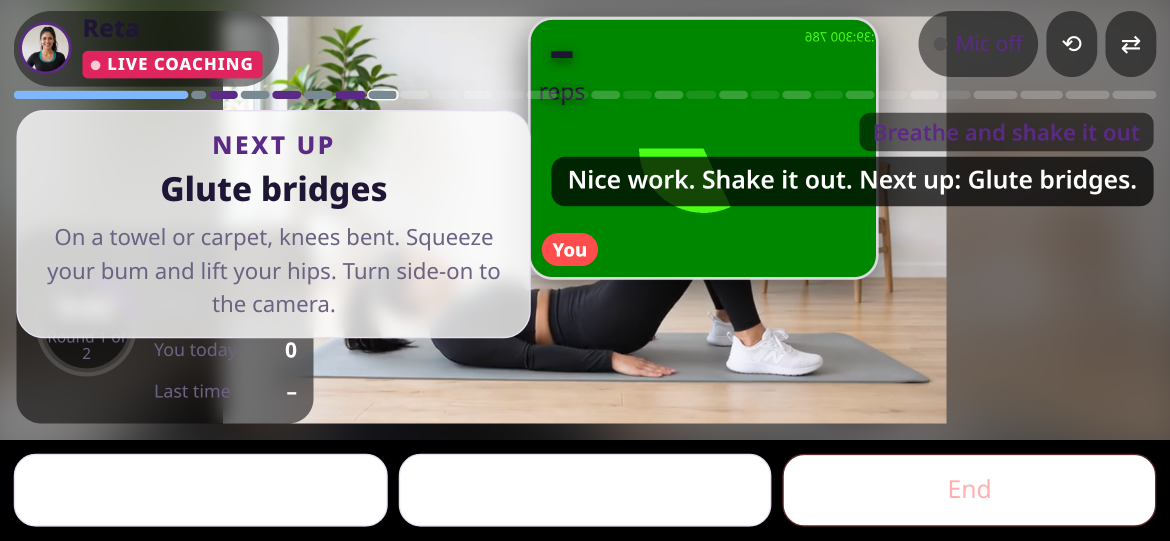
#> input picture c-landscape-dragged.png, 2340 x 1081 px, given as the content of the folder /tmp/grid, which was not available (shown at 1/2 size)
$ python grid.py out.png
#> lines starting #> are read from the running program, lines starting #| are printed output that depends on the picture; pictures that were not available may be replaced by others from this repository, and a replacement may not be noted
import glob, os, sys
from PIL import Image, ImageDraw
fs = sorted(glob.glob('/tmp/grid/*.png')); S = .36; pad = 14; W = 2600
ims = [(os.path.basename(f)[3:-4].replace('_', ' ') + '%', Image.open(f).convert('RGB')) for f in fs]
ims = [(l, i.resize((int(i.width * S), int(i.height * S)), Image.LANCZOS)) for l, i in ims]
#> ims = 1 item
x = y = pad; rh = 0; pos = []
for l, i in ims:
    if x + i.width > W: x = pad; y += rh + 30; rh = 0
    pos.append((x, y)); x += i.width + pad; rh = max(rh, i.height)
#> this loop made 1 pass
#> (l, x, rh) on pass 1: ('andscape-dragged%', 870, 389)
#> after the loop, pos = [(14, 14)]; rh = 389; x = 870; y = 14
G = Image.new('RGB', (W, y + rh + 34), (236, 230, 244)); d = ImageDraw.Draw(G)
#> after `G = Image.new('RGB', (W, y + rh + 34), (236, 230, 244))`:
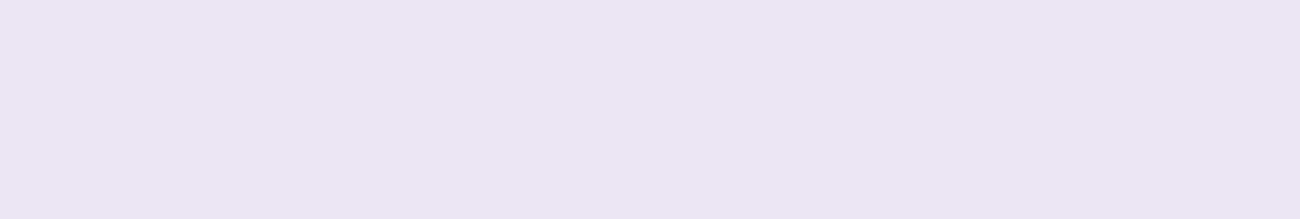
#> G: PIL image 2600x437 RGB (shown at 1/2 size); mean R, G, B 236, 230, 244
for (l, i), (x, y) in zip(ims, pos): G.paste(i, (x, y)); d.text((x, y + i.height + 4), l, fill=(58, 26, 90))
#> this loop made 1 pass
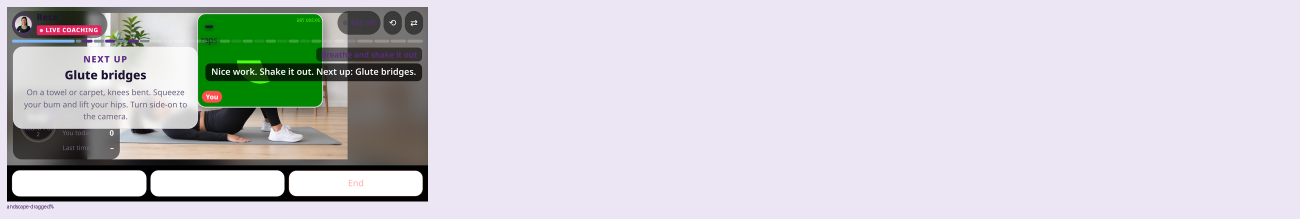
#> G: PIL image 2600x437 RGB (shown at 1/2 size); mean R, G, B 206.3, 205.1, 210.1
G.save(sys.argv[1] if len(sys.argv) > 1 else '/workspace/shots/glp1life/device-grid.png'); print(len(ims), 'tiles')
#| 1 tiles

$ run again, on c-landscape-showme.png
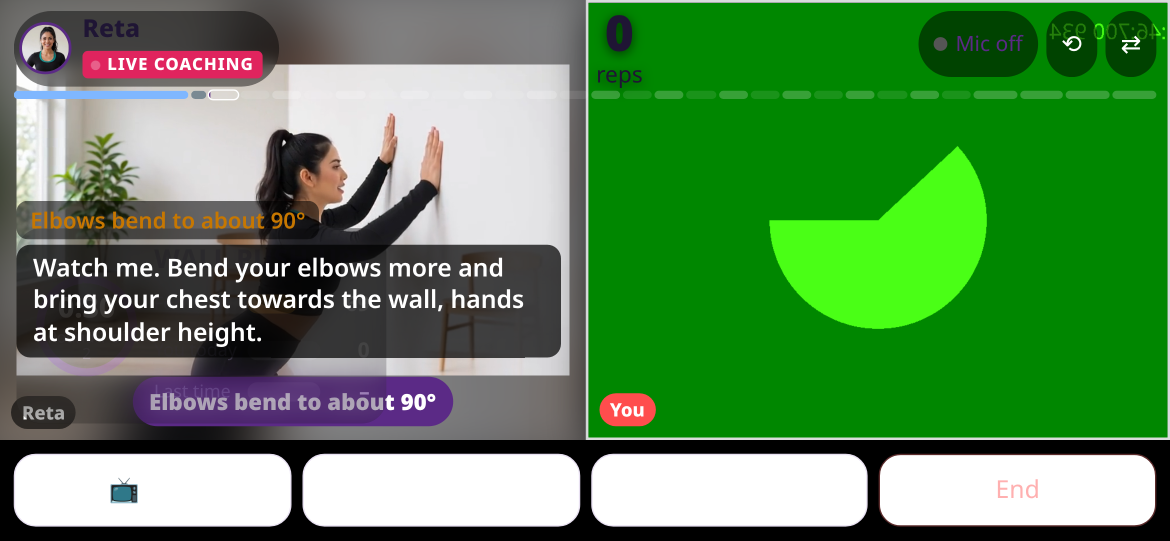
#> input picture c-landscape-showme.png, 2340 x 1081 px, given as the content of the folder /tmp/grid, which was not available (shown at 1/2 size)
#> ims = 1 item
#> the loop `for l, i in ims:` made 1 pass
#> (l, x, rh) on pass 1: ('andscape-showme%', 870, 389)
#> after the loop `for l, i in ims:`: pos = [(14, 14)]; rh = 389; x = 870; y = 14
#> the loop `for (l, i), (x, y) in zip(ims, pos): G.paste(i, (x, y)); d.text((x, y ..` made 1 pass
#> after the loop `for (l, i), (x, y) in zip(ims, pos): G.paste(i, (x, y)); d.text((x, y ..`:
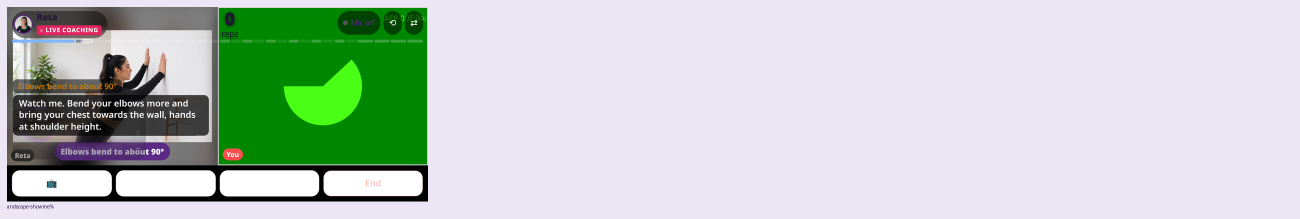
#> G: PIL image 2600x437 RGB (shown at 1/2 size); mean R, G, B 193.6, 203.6, 198.1
#| 1 tiles

$ run again, on c-landscape.png
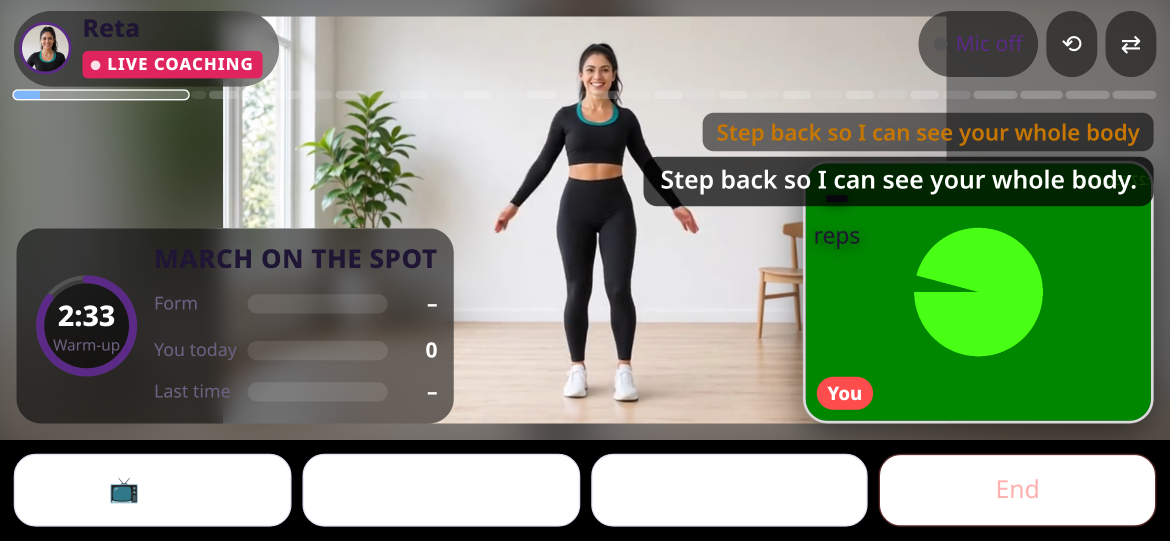
#> input picture c-landscape.png, 2340 x 1081 px, given as the content of the folder /tmp/grid, which was not available (shown at 1/2 size)
#> ims = 1 item
#> the loop `for l, i in ims:` made 1 pass
#> (l, x, rh) on pass 1: ('andscape%', 870, 389)
#> after the loop `for l, i in ims:`: pos = [(14, 14)]; rh = 389; x = 870; y = 14
#> the loop `for (l, i), (x, y) in zip(ims, pos): G.paste(i, (x, y)); d.text((x, y ..` made 1 pass
#> after the loop `for (l, i), (x, y) in zip(ims, pos): G.paste(i, (x, y)); d.text((x, y ..`:
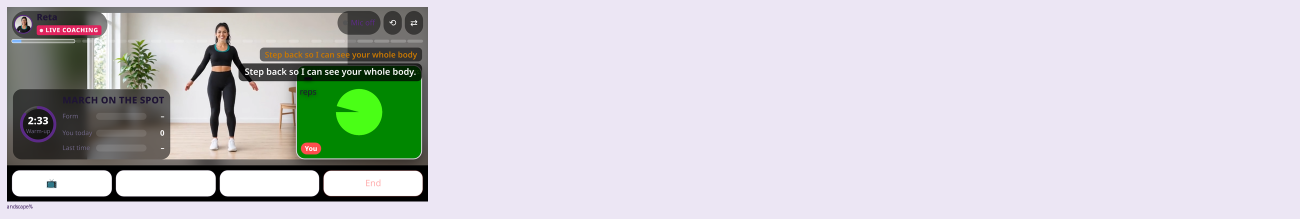
#> G: PIL image 2600x437 RGB (shown at 1/2 size); mean R, G, B 204.5, 203.9, 207.9
#| 1 tiles
